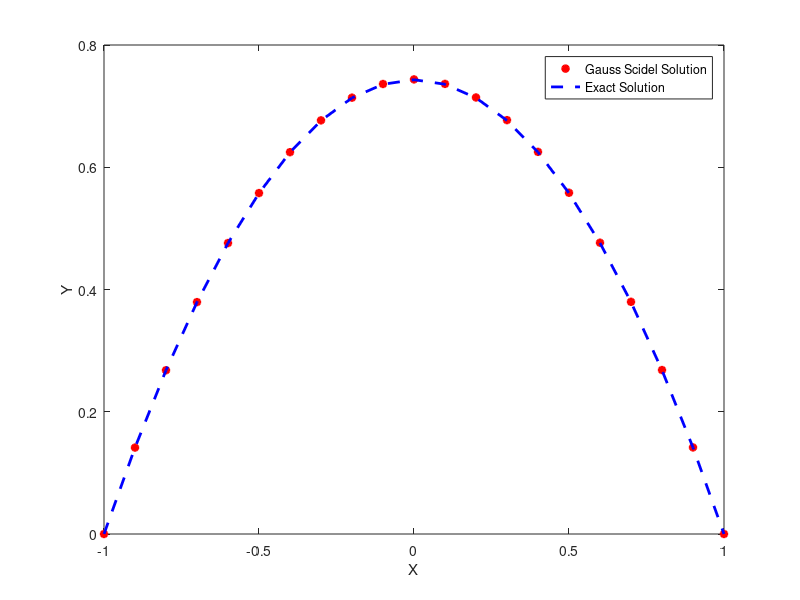

MATLAB code to generate this figure:
y2 = [0 0.141394 0.267831 0.379314 0.475908 0.557578 0.624415 0.676348 0.713489 0.735737 0.74321 0.735792 0.713596 0.676498 0.624598 0.557775 0.476108 0.379491 0.267971 0.141471 0];
y1 = [0 0.1414 0.267854 0.379386 0.476018 0.557769 0.624654 0.676684 0.713869 0.736211 0.743711 0.736365 0.714165 0.677101 0.625158 0.55832 0.476568 0.379882 0.26824 0.14162 0];
x = linspace(-1,1,21);
figure
plot(x, y1, 'r*', 'LineWidth', 2, 'DisplayName', 'Gauss Scidel Solution')
xlabel("X")
ylabel("Y")
hold on
plot(x, y2, 'b--', 'LineWidth', 2, 'DisplayName', 'Exact Solution')
legend()